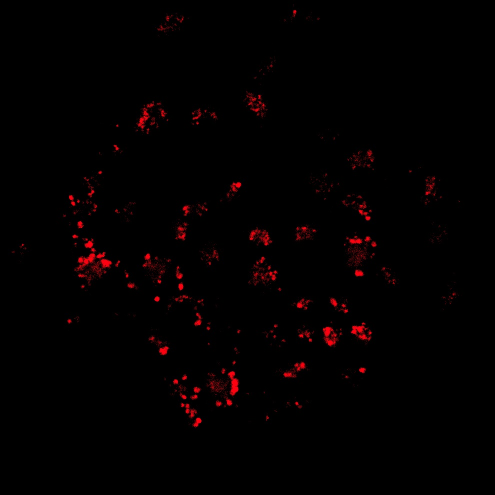
%> input picture testImgs/sample1/2_lyso.jpg, 989 x 989 px (shown at 1/2 size)
$ octave average_lyso_per_cell_test.m   (GNU Octave 9; MATLAB toolbox functions it lacks are replaced by stand-ins)
%> lines starting %> are read from the running program, lines starting %| are printed output that depends on the picture; in (x1, y1, x2, y2) boxes, pixels count from 0 and x2, y2 are one past the last pixel; in counts of white or black regions, pixels touching at a corner belong together; the program's own positions count from 1
%> further down, lyso_img is the input picture: size 989x989x3 uint8; mean R, G, B 3.3, 0.3, 0.5
### clean_lyso.m
function [ clean_img ] = clean_lyso( RGB_image )
%UNTITLED18 Summary of this function goes here
%   Detailed explanation goes here


%http://www.mathworks.com/company/newsletters/articles/the-watershed-transform-strategies-for-image-segmentation.html

gray_img = rgb2gray(RGB_image);
tophat_filter = imtophat(gray_img, strel('disk', 10)); %Read into this

level = graythresh(tophat_filter);
%> level = 0.106
BW = im2bw(tophat_filter,level);
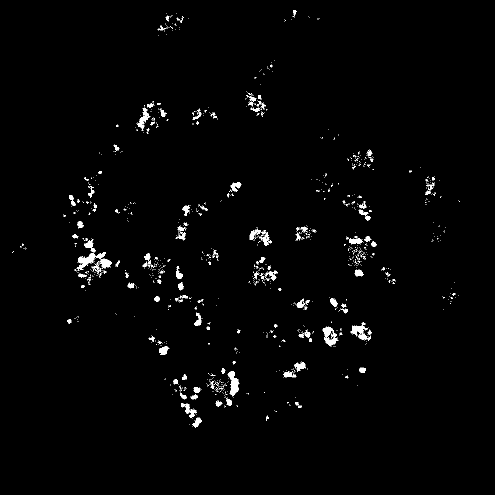
%> BW: size 989x989 logical (shown at 1/2 size); 1.5% white; 1187 white regions (1058 under 20 px), largest, box (x1, y1, x2, y2) and area: (455, 742, 478, 793) 599, (645, 653, 676, 692) 589, (154, 505, 191, 542) 558

bgn_remove = bwareaopen(BW,8); %remove background noise

D = -bwdist(~bgn_remove); %Read into this
D(~BW) = -Inf;
L = watershed(D);
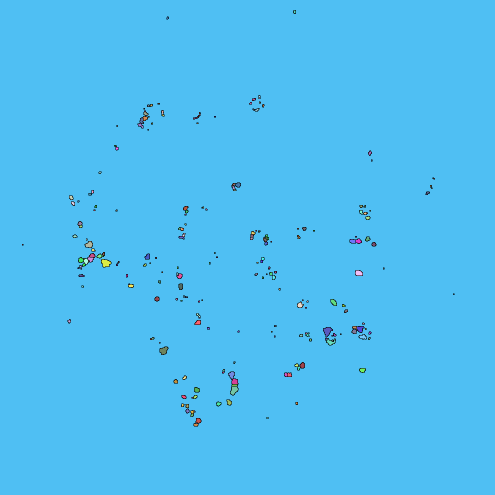
%> L: size 989x989 uint8 (shown at 1/2 size); 237 distinct labels, from 0 to 236; one colour per label, 0 black

clean_img = im2bw(L,0.001);
%> clean_img: size 989x989 logical; 99.5% white; black in thin lines or dots, all inside (x1, y1, x2, y2) = (44, 20, 909, 853)


% [12 lines of commented-out code are left out]


end

### collect_data.m
function [ img_data, set_of_values, num ] = collect_data( img, folderNum )
%> called with folderNum = 'hi'
%UNTITLED7 Summary of this function goes here
%   Detailed explanation goes here

show(img,'Collect data on:');

% values(100) = struct('Area',[],'coord',[]);
set_of_values(1000) = struct('Area',[],'x',[],'y',[],'folder_num',[]);

[img_labels, num] = bwlabel(img);
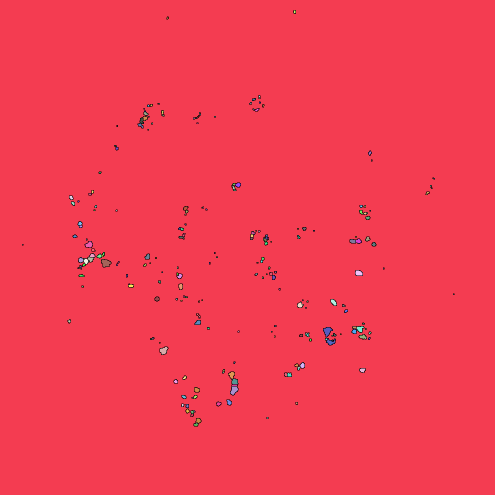
%> img_labels: size 989x989 double (shown at 1/2 size); 237 distinct labels, from 0 to 236; one colour per label, 0 black
%> num = 236

img_data = regionprops(img_labels,'Area','Centroid','BoundingBox');
%> img_data = 236 regions; largest, box (x1, y1, x2, y2), Area and Centroid: (0, 0, 989, 989) 968200 [495.4 494.3], (203, 519, 222, 534) 192 [212.2 526.8], (647, 655, 665, 674) 177 [655.5 662.8], (461, 773, 476, 790) 166 [468.7 780.9], (320, 694, 336, 709) 153 [328.1 701.8]

%Get rid of bouding box surrounding frame
img_data = img_data(2:end);
%> img_data = 235 regions; largest, box (x1, y1, x2, y2), Area and Centroid: (203, 519, 222, 534) 192 [212.2 526.8], (647, 655, 665, 674) 177 [655.5 662.8], (461, 773, 476, 790) 166 [468.7 780.9], (320, 694, 336, 709) 153 [328.1 701.8], (711, 541, 725, 551) 120 [718.2 546.9]
num = num-1;
%> num = 235

for i=1:num
    lyso_pos = img_data(i).Centroid;

    set_of_values(i).x = lyso_pos(1);
    set_of_values(i).y = lyso_pos(2);
    set_of_values(i).Area = img_data(i).Area;
    set_of_values(i).folder_num = folderNum;

end
%> this loop made 235 passes
%> lyso_pos on passes 1 to 3: [46 490], [139.2 642.9], [142.9 395.9]
%> after the loop, set_of_values = 1000 items


%Labeling so I can assess accuracy

hold on
show(img,'Labeled to assess accuracy')
for object = 1 : length(img_data)
    bb = img_data(object).BoundingBox;
    rectangle('Position',bb,'EdgeColor','b','LineWidth',2)
end
%> this loop made 235 passes
%> bb on passes 1 to 3: [45.5 489.5 1 1], [136.5 639.5 5 7], [139.5 392.5 7 7]
hold off


%Run area comparisions


%Total area of a given img
% total_lysosome_area = sum(cat(1,lysosome_data.Area));

end

### show.m
function show( img,title_name )
%UNTITLED8 Summary of this function goes here
%   Detailed explanation goes here

figure;
switch nargin
    case 2
        imshow(img);title(title_name);

    case 1
        imshow(img);
    case 0
        disp('The SHOW function received 0 arguments.');


end

### average_lyso_per_cell_test.m
%Grab the count of lysosomes

lyso_img = imread('testImgs/sample1/2_lyso.jpg');
lysosome_clean = clean_lyso(lyso_img);
[lyso_data, lyso_values, num_lyso] = collect_data(lysosome_clean, 'hi');
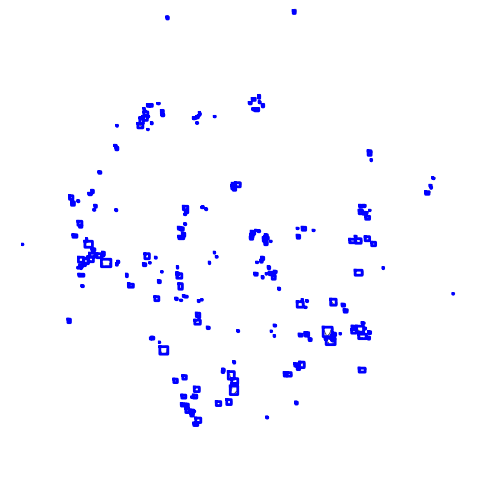
%> figure redrawn from the program's plot data; shown at 1/2 size; its title reads 'Labeled to assess accuracy'
%> lyso_data has the same summary as img_data in collect_data; lyso_values = 1000 items; num_lyso = 235

% [12 lines of commented-out code are left out]
single_cell_size = 11463; %From "testPics/sample2/4.jpg"

%Calculate the area of the cellmask- trickiest part

    %Maybe count darker spots as overlaps so double area on these?
    %Area is calculated by multiplying local intensity by percieved area


img = imread('testImgs/sample1/4_cellmask.jpg');
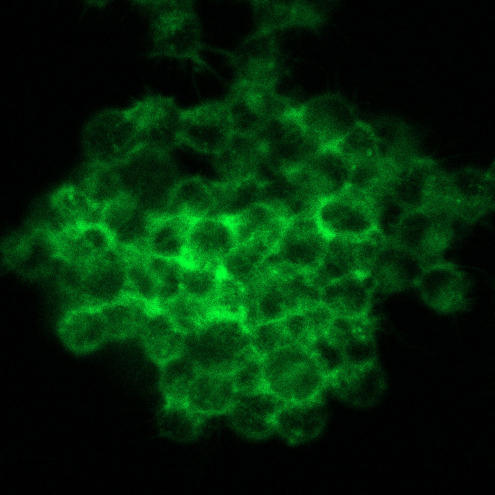
%> input picture testImgs/sample1/4_cellmask.jpg, 989 x 989 px (shown at 1/2 size)
%> img is the input picture: size 989x989x3 uint8; mean R, G, B 2.5, 39.7, 8.3
show(img,'orig');
bw = im2bw(img,0.1);
%> bw: size 989x989 logical; 39% white; 4751 white regions (4703 under 20 px), largest, box (x1, y1, x2, y2) and area: (0, 107, 989, 892) 362515, (509, 0, 647, 78) 3701, (274, 0, 388, 84) 3185
show(bw,'black&white');

bw2 = bwdist(bw) <= 2;
%> bw2: size 989x989 logical; 48.8% white; 85 white regions (64 under 20 px), largest, box (x1, y1, x2, y2) and area: (0, 0, 989, 894) 464520, (260, 0, 423, 145) 10517, (170, 0, 218, 17) 498
show(bw2,'joined');

bw3 = bwareaopen(bw2,500);
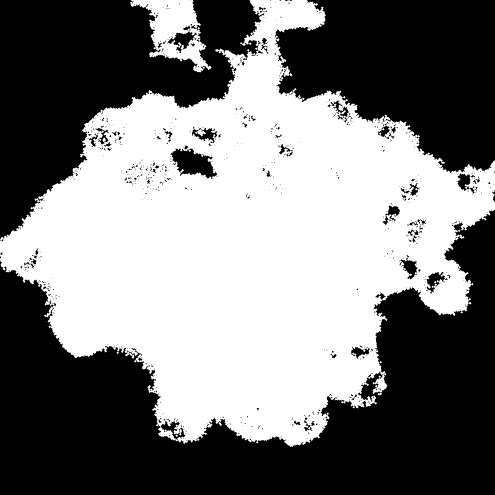
%> bw3: size 989x989 logical (shown at 1/2 size); 48.6% white; 2 white regions
show(bw3,'small gone');
% bw3 = imclearborder(bw3);
% show(bw3,'boarder no more');


[labeled,num] = bwlabel(bw3);
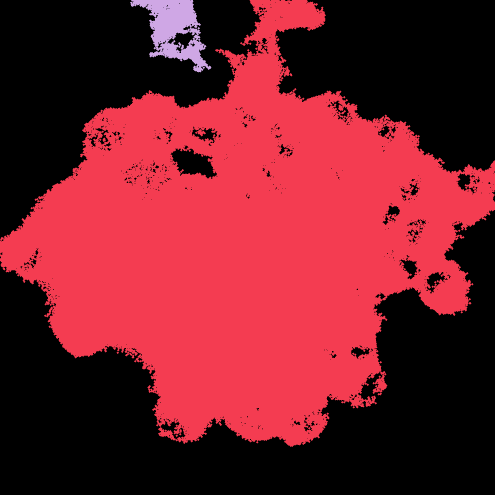
%> labeled: size 989x989 double (shown at 1/2 size); 3 distinct labels, from 0 to 2; one colour per label, 0 black
%> num = 2
cellmask_data = regionprops(labeled,'Area','Centroid','BoundingBox');
%> cellmask_data = 2 regions; box (x1, y1, x2, y2), Area and Centroid: (0, 0, 989, 894) 464520 [493.8 491.7], (260, 0, 423, 145) 10517 [349.6 59.3]


% [9 lines of commented-out code are left out]


total_cellmask_area = sum(cat(1, cellmask_data.Area));
%> total_cellmask_area = 475037


num_cells = total_cellmask_area / single_cell_size;
%> num_cells = 41.44


num_lyso_per_cell = num_lyso / num_cells;
%> num_lyso_per_cell = 5.67


% [16 lines of commented-out code are left out]
